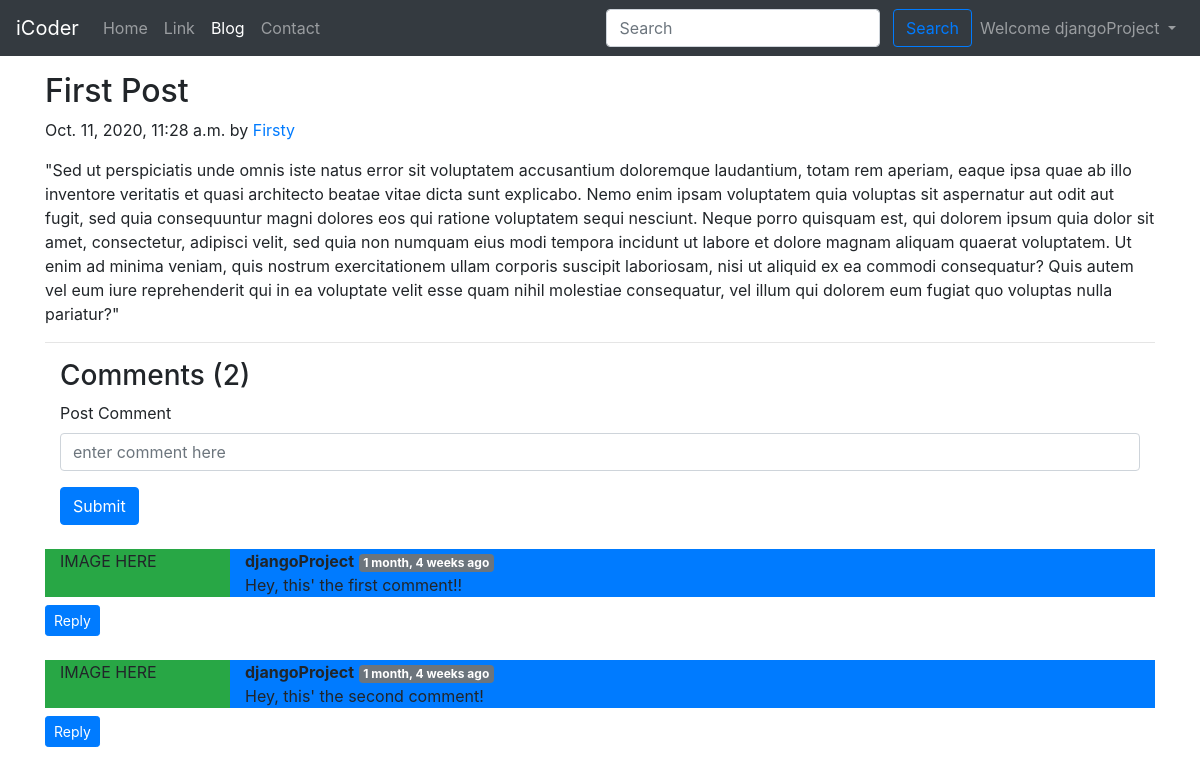
/blog/first-post (signed in), run on the app's committed database.
### blog/models.py (models this page shows, shortened)
class Post(models.Model):
    sno = models.AutoField(primary_key=True)
    title = models.CharField(max_length=255)
    content = models.TextField(max_length=1000)
    slug = models.TextField(max_length=130)
    author = models.CharField(max_length=13)
    timeStamp = models.DateTimeField(blank=True)
    def __str__(self):
        return self.title + ' by : ' + self.author

class BlogComment(models.Model):
    sno = models.AutoField(primary_key = True)
    comment = models.TextField()
    user = models.ForeignKey(User, on_delete=models.CASCADE)
    post = models.ForeignKey(Post, on_delete=models.CASCADE)
    parent = models.ForeignKey('self', on_delete=models.CASCADE, null=True)
    timestamp = models.DateTimeField(default=now)

### blog/views.py (the view)
# urls.py: path('<str:slug>', views.blogPost , name='blogPost'),
def blogPost(request, slug):
    post = Post.objects.filter(slug=slug).first()
    print("post : ",post)
    comments = BlogComment.objects.filter(post=post)
    print(request.user)
    context = {'post' : post, 'comments' : comments, 'user' : request.user}
    return render(request, 'blog/blogPost.html', context)

### templates/blog/blogPost.html (shortened to what this page needs)
{% extends 'base.html' %}
{% block blogactive %}active{% endblock blogactive %}
{% block body %}
{% load humanize %}
<div class="container my-3">
  <div class="blog-post">
    <h2 class="blog-post-title">{{post.title}}</h2>
    <p class="blog-post-meta">{{post.timeStamp}} by <a href="/about">{{post.author}}</a></p>
    <p>{{post.content}}</p>
    <hr>
  </div>
  <div class="container">
    <h3>Comments ({{comments.count}})</h3>
    {% if user.is_authenticated %}
    <form action="/blog/postComment" method="post">
      <div class="form-group">
        <label for="exampleInputEmail1">Post Comment</label>
        <input type="text" class="form-control" name="comment" placeholder="enter comment here">
      </div>
      <button type="submit" class="btn btn-primary">Submit</button>
    </form>
    {% for comment in comments %}
    <div class="row my-3">
      <div class="col-md-2 my-2 bg-success">IMAGE HERE</div>
      <div class="col-md-10 my-2 bg-primary"><B>{{comment.user.username}}</B> <span class="badge badge-secondary">
          {{comment.timestamp | naturaltime}}</span>
        <div>{{comment.comment}}</div>
      </div>
      <div class="reply mx-0">
        <button class="btn btn-primary btn-sm" type="button" data-toggle="collapse"
          data-target="#replyBox{{comment.sno}}" aria-expanded="false" aria-controls="replyBox{{comment.sno}}">
          Reply
        </button>
      </div>
    </div>
    {% endfor %}
    {% else %}
    <p>Please log-in to post a comment</p>
    {% endif %}
  </div>
</div>
{% endblock body %}

### templates/base.html (shortened to what this page needs)
<!doctype html>
<html lang="en">
  <head>
    <link rel="stylesheet" href="https://stackpath.bootstrapcdn.com/bootstrap/4.5.2/css/bootstrap.min.css">
  </head>
  <body>
    <nav class="navbar navbar-expand-lg navbar-dark bg-dark">
      <a class="navbar-brand" href="/">iCoder</a>
      <div class="collapse navbar-collapse" id="navbarSupportedContent">
        <ul class="navbar-nav mr-auto">
          <li class="nav-item {% block homeactive %}{% endblock homeactive %}">
            <a class="nav-link" href="/">Home <span class="sr-only">(current)</span></a>
          </li>
          <li class="nav-item {% block aboutactive %}{% endblock aboutactive %}">
            <a class="nav-link" href="/about">Link</a>
          </li>
          <li class="nav-item {% block blogactive %}{% endblock blogactive %}">
            <a class="nav-link" href="/blog">Blog</a>
          </li>
          <li class="nav-item {% block contactactive %}{% endblock contactactive %}">
            <a class="nav-link" href="/contact">Contact</a>
          </li>
        </ul>
        <div class="ml-auto form-inline">
        <form method="get" action="/search" class="my-2 my-lg-0">
          <input name="query" id="search" class="form-control mr-sm-2" type="search" placeholder="Search" aria-label="Search">
          <button class="btn btn-outline-primary my-2 my-sm-0" type="submit">Search</button>
        </form>
         {% if user.is_authenticated %}
          <ul class="navbar-nav ml-auto">
            <li class="nav-item dropdown">
              <a class="nav-link dropdown-toggle" href="#" id="navbarDropdown" role="button" data-toggle="dropdown" aria-haspopup="true" aria-expanded="false">
                Welcome {{request.user}}
              </a>
            </li>
          </ul>
         {% endif %}
         </div>
      </div>
    </nav>
{% block body %}
{% endblock body %}
  </body>
</html>

### data on the page
Post: title "First Post", timeStamp "Oct. 11, 2020, 11:28 a.m.", author "Firsty", content "\"Sed ut perspiciatis unde omnis iste natus error sit voluptatem accusantium doloremque laudantium, totam rem aperiam, eaque ipsa quae ab illo inventore veritatis et quasi architecto beatae vitae dicta sunt explicabo. Nemo enim ipsam voluptatem quia voluptas sit aspernatur aut odit aut fugit, sed quia consequuntur magni dolores eos qui ratione voluptatem sequi nesciunt. Neque porro quisquam est, qui dolorem ipsum quia dolor sit amet, consectetur, adipisci velit, sed quia non numquam eius modi tempora incidunt ut labore et dolore magnam aliquam quaerat voluptatem. Ut enim ad minima veniam, quis nostrum exercitationem ullam corporis suscipit laboriosam, nisi ut aliquid ex ea commodi…"
BlogComment: user.username "djangoProject", timestamp "1 month, 4 weeks ago", comment "Hey, this' the first comment!!"
BlogComment: user.username "djangoProject", timestamp "1 month, 4 weeks ago", comment "Hey, this' the second comment!"

### other printed values
{{ request.user }} "djangoProject"
{{ comments.count }} "2"
